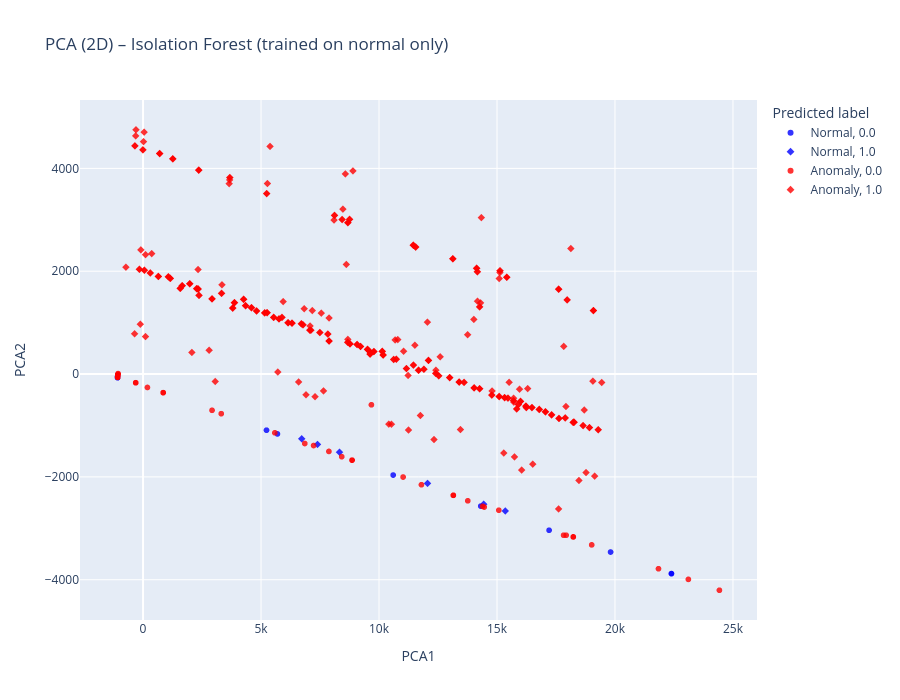

Notebook code for this chart:
### Markdown cell above
## Visualize results

### Code cell
from sklearn.decomposition import PCA
from sklearn.pipeline import Pipeline
from sklearn.preprocessing import RobustScaler
import plotly.express as px

# -----------------------------
# PCA pipeline (visualización)
# -----------------------------
pca_pipeline = Pipeline([
    ('scaler', RobustScaler()),
    ('pca', PCA(n_components=2, random_state=42))
])

X_pca = pca_pipeline.fit_transform(df_test.drop(columns=[
    'is_attack', 'anomaly_score', 'anomaly_label'
]))

print("Varianza explicada por componente:")
print(pca_pipeline['pca'].explained_variance_ratio_)
print("Varianza total explicada:",
      pca_pipeline['pca'].explained_variance_ratio_.sum())

# DataFrame para plot
df_pca_vis = pd.DataFrame({
    'PCA1': X_pca[:, 0],
    'PCA2': X_pca[:, 1],
    'anomaly_label': df_test['anomaly_label'].values,
    'is_attack': df_test['is_attack'].values
})

# Plot
fig = px.scatter(
    df_pca_vis,
    x='PCA1',
    y='PCA2',
    color='anomaly_label',
    symbol='is_attack',
    title="PCA (2D) – Isolation Forest (trained on normal only)",
    width=900,
    height=700,
    color_discrete_map={'Anomaly': 'red', 'Normal': 'blue'}
)

fig.update_traces(marker=dict(size=6, opacity=0.8))
fig.update_layout(legend_title_text='Predicted label')
fig.show()

### Figure 1 — Plotly figure (JSON) as saved in the notebook; plotly's stock layout.template omitted (floating-point values rounded to 4 significant figures; data arrays with more than 128 entries replaced by an {"elided": "..."} marker saying what was removed)
{"data": [{"hovertemplate": "anomaly_label=Normal<br>is_attack=0.0<br>PCA1=%{x}<br>PCA2=%{y}<extra></extra>", "legendgroup": "Normal, 0.0", "marker": {"color": "blue", "opacity": 0.8, "size": 6, "symbol": "circle"}, "mode": "markers", "name": "Normal, 0.0", "showlegend": true, "type": "scattergl", "x": {"elided": "3495 float values"}, "xaxis": "x", "y": {"elided": "3495 float values"}, "yaxis": "y"}, {"hovertemplate": "anomaly_label=Normal<br>is_attack=1.0<br>PCA1=%{x}<br>PCA2=%{y}<extra></extra>", "legendgroup": "Normal, 1.0", "marker": {"color": "blue", "opacity": 0.8, "size": 6, "symbol": "diamond"}, "mode": "markers", "name": "Normal, 1.0", "showlegend": true, "type": "scattergl", "x": [6724.0, 7393.0, 8326.0, 12060.0, 15350.0, 14440.0], "xaxis": "x", "y": [-1259.0, -1368.0, -1519.0, -2126.0, -2663.0, -2531.0], "yaxis": "y"}, {"hovertemplate": "anomaly_label=Anomaly<br>is_attack=0.0<br>PCA1=%{x}<br>PCA2=%{y}<extra></extra>", "legendgroup": "Anomaly, 0.0", "marker": {"color": "red", "opacity": 0.8, "size": 6, "symbol": "circle"}, "mode": "markers", "name": "Anomaly, 0.0", "showlegend": true, "type": "scattergl", "x": [13760.0, -1063.0, -310.6, -1065.0, -1076.0, 8858.0, 11020.0, 853.9, 14390.0, -1058.0, -1075.0, 8858.0, -1070.0, 13150.0, 185.9, -1073.0, 19010.0, 7877.0, 18230.0, 15080.0, 14460.0, 23110.0, 24430.0, 5585.0, -1062.0, 7227.0, 18230.0, 853.9, -1072.0, 17930.0, -1067.0, -1069.0, -1073.0, -1064.0, -1070.0, -1063.0, 8420.0, -1062.0, -1075.0, -1069.0, 9678.0, 3314.0, -1072.0, 6854.0, -1073.0, 17820.0, 11800.0, 21840.0, -1067.0, 13150.0, -1076.0, 2924.0, -310.6, -1076.0], "xaxis": "x", "y": [-2465.0, -3.67, -168.8, -19.84, -64.11, -1675.0, -2003.0, -361.9, -2573.0, 8.929, -60.85, -1675.0, -40.28, -2358.0, -260.7, -47.4, -3322.0, -1505.0, -3167.0, -2648.0, -2587.0, -3993.0, -4205.0, -1143.0, -4.487, -1390.0, -3167.0, -361.9, -49.81, -3134.0, -31.29, -31.01, -48.97, -6.059, -40.28, -5.722, -1607.0, -1.772, -59.13, -30.84, -598.0, -770.8, -45.48, -1351.0, -51.75, -3134.0, -2152.0, -3787.0, -21.96, -2358.0, -60.63, -705.2, -168.8, -63.34], "yaxis": "y"}, {"hovertemplate": "anomaly_label=Anomaly<br>is_attack=1.0<br>PCA1=%{x}<br>PCA2=%{y}<extra></extra>", "legendgroup": "Anomaly, 1.0", "marker": {"color": "red", "opacity": 0.8, "size": 6, "symbol": "diamond"}, "mode": "markers", "name": "Anomaly, 1.0", "showlegend": true, "type": "scattergl", "x": {"elided": "340 float values"}, "xaxis": "x", "y": {"elided": "340 float values"}, "yaxis": "y"}], "layout": {"height": 700, "legend": {"title": {"text": "Predicted label"}, "tracegroupgap": 0}, "title": {"text": "PCA (2D) – Isolation Forest (trained on normal only)"}, "width": 900, "xaxis": {"anchor": "y", "domain": [0, 1], "title": {"text": "PCA1"}}, "yaxis": {"anchor": "x", "domain": [0, 1], "title": {"text": "PCA2"}}}}
